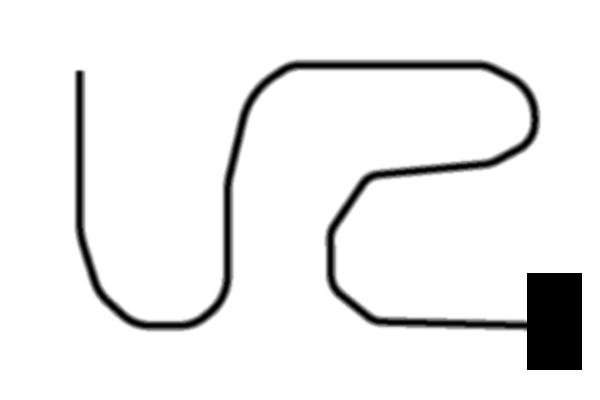
#> input picture course.png, 600 x 400 px
$ python Line_car_simu2_2.py
#> lines starting #> are read from the running program, lines starting #| are printed output that depends on the picture; after the words box and inside, x2 and y2 are one past the last pixel; in counts of white or black regions, pixels touching at a corner belong together
### robot_setting_information.py
import math,numpy as np

def sensor_position(robot_x,robot_y,robot_size,theta):
    sensor1_x = int(robot_x + (robot_size/2)*math.cos(math.radians(theta + 60)))
    sensor1_y = int(robot_y + (robot_size/2)*math.sin(math.radians(theta + 60)))
    sensor2_x = int(robot_x + (robot_size/2)*math.cos(math.radians(theta - 60)))
    sensor2_y = int(robot_y + (robot_size/2)*math.sin(math.radians(theta - 60)))
    return sensor1_x,sensor1_y,sensor2_x,sensor2_y

# [5 lines left out: function robot_position, not called in this run]

### Line_car_simu2_2.py
import cv2,math,numpy as np
import matplotlib.pyplot as plt
from time import sleep
from robot_setting_information import sensor_position, robot_position

# ####################### Initialization #######################
# Starting position of the robot
robot_x = 80
robot_y = 70
robot_size = 20
theta = 90  # Initial angle of the robot (90 degrees = pointing upward)

# Calculate initial positions of left and right sensors
sensor1_x , sensor1_y, sensor2_x, sensor2_y = sensor_position(robot_x,robot_y,robot_size,theta)

# Robot motion parameters #######################
speed = 10        # Forward speed of the robot
threshold = 150   # Brightness threshold for line detection
sampling = 0.05   # Time step between iterations
zero_count = 0    # Counter for detecting when robot goes off course

# Proportional control parameters
Kp = 0.3  # Proportional gain - higher values make steering more aggressive

# Control function that calculates steering based on sensor difference
def robot_action(control_deviation):
    # Calculate steering angle using proportional control
    # Positive deviation turns right, negative turns left
    steer = Kp * control_deviation
    return steer

# Main simulation loop #######################
t = 0  # Time counter
savedata = [0,0,0,0]  # Initialize data storage [time, sensor1, sensor2, deviation]
course_image = cv2.imread('course.png',flags=cv2.IMREAD_GRAYSCALE)
#> course_image is the input picture: shape (400, 600); min 0, max 255, mean 237.8

while True:
    # Read course image and get sensor values
    img = cv2.imread("course.png",flags=cv2.IMREAD_GRAYSCALE)
    sensor1_value = int(img[sensor1_y, sensor1_x]) #left sensor value (0-255)
#> sensor1_value = 255
    sensor2_value = int(img[sensor2_y, sensor2_x]) #right sensor value (0-255)
#> sensor2_value = 255

    # Calculate difference between sensors for steering
    control_deviation = int(sensor2_value) - int(sensor1_value)
#> control_deviation = 0

    # Record current state
    sd = [t, sensor1_value, sensor2_value, control_deviation]
#> sd = [0, 255, 255, 0]
    savedata = np.vstack([savedata, sd])
#> savedata = [[0, 0, 0, 0], [0, 255, 255, 0]]

    # Draw robot and sensors on the image
    cv2.circle(img, (int(robot_x), int(robot_y)), robot_size, color = 180, thickness = -1)  # Robot body
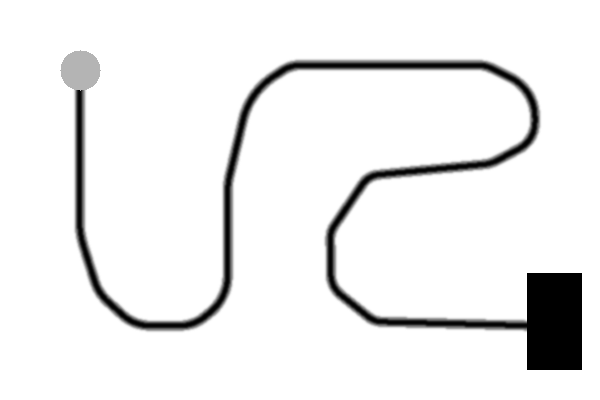
#> img: shape (400, 600); 0.52% of pixels changed, all inside (x1, y1, x2, y2) = (60, 50, 101, 91)
    cv2.circle(img,(sensor1_x, sensor1_y),4, 30,-1)  # Left sensor
#> img: shape (400, 600); 0.02% of pixels changed, all inside (x1, y1, x2, y2) = (67, 71, 76, 80)
    cv2.circle(img,(sensor2_x, sensor2_y),4, 30,-1)  # Right sensor
#> img: shape (400, 600); min 0, max 255, mean 237.5
    cv2.imshow("LineTrace",img)

    # Check for ESC key to exit
    if cv2.waitKey(10) == 27:
#> (key Esc is pressed here)
        cv2.destroyAllWindows()
        break

    # Check if robot has gone off the line (both sensors read black)
    if sensor1_value == 0 and sensor2_value == 0:
        print("Time:",round(t,1))
        cv2.destroyAllWindows()
        break

    # Calculate steering and update robot position
    steer = robot_action(control_deviation)
    robot_x, robot_y, theta = robot_position(robot_x, robot_y, speed, theta, steer)
    sensor1_x, sensor1_y, sensor2_x, sensor2_y = sensor_position(robot_x, robot_y, robot_size, theta)
    t += sampling

# Save and plot results #######################
print('Simulation Ended')
savedata = savedata[1::,:]  # Remove initial placeholder row
#> savedata = [[0, 255, 255, 0]]

# Save data to CSV file with parameters in filename #######################
savedata_name = "P_control_result(sumpling = " + str(sampling) + " velocity =" + str(speed) + " Kp =" + str(Kp) + ").csv"
np.savetxt(savedata_name, savedata, delimiter=',')

# Plot the control deviation over time #######################
time_data = savedata[:,0]
#> time_data = [0]
deviation_data = savedata[:,3]
#> deviation_data = [0]

fig = plt.figure()
plt.plot(time_data,deviation_data)
plt.ylim([-200,200])

# Save and display the plot #######################
savedata_name = "Kp = " + str(Kp) + ".png"
fig.savefig(savedata_name)
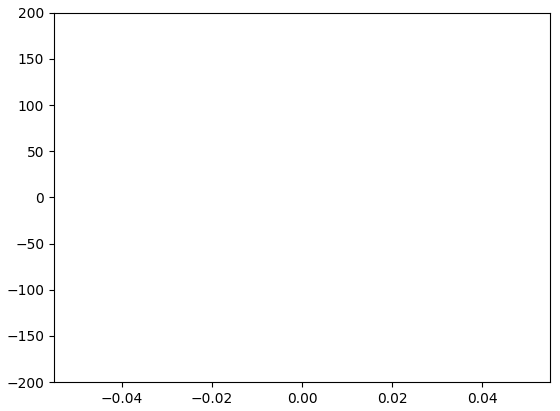
#> figure drawn by matplotlib, 1 panel
plt.show()

$ run again, with Kp=0.3.png copied over course.png
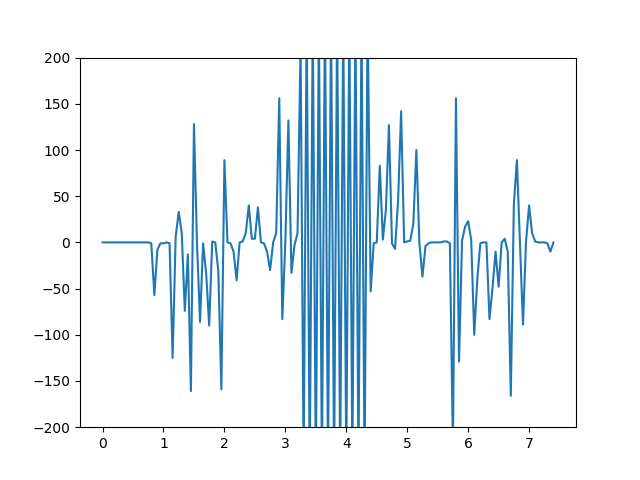
#> input picture Kp=0.3.png, 640 x 480 px
#> `course_image = cv2.imread('course.png',flags=cv2.IMREAD_GRAYSCALE)`:
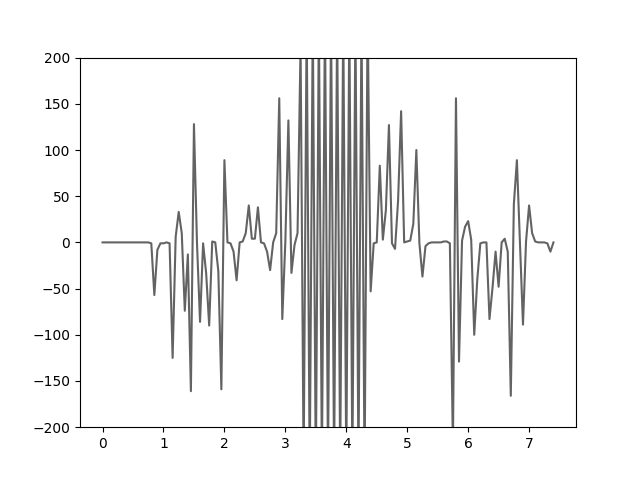
#> course_image: shape (480, 640); min 0, max 255, mean 238.7
#> sensor1_value = 255
#> control_deviation = 0
#> sd = [0, 255, 255, 0]
#> `savedata = np.vstack([savedata, sd])`: savedata = [[0, 0, 0, 0], [0, 255, 255, 0]]
#> `cv2.circle(img, (int(robot_x), int(robot_y)), robot_size, color = 180,..`:
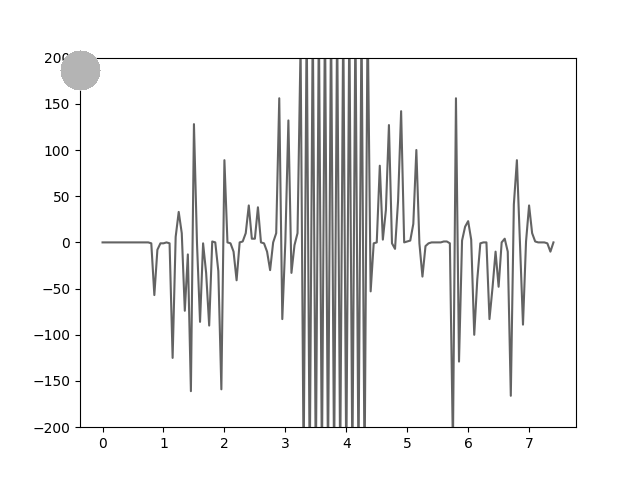
#> img: shape (480, 640); 0.41% of pixels changed, all inside (x1, y1, x2, y2) = (60, 50, 101, 91)
#> `savedata = savedata[1::,:]`: savedata = [[0, 255, 255, 0]]
#> time_data = [0]

$ run again, with ON_OFF比例制御.png copied over course.png
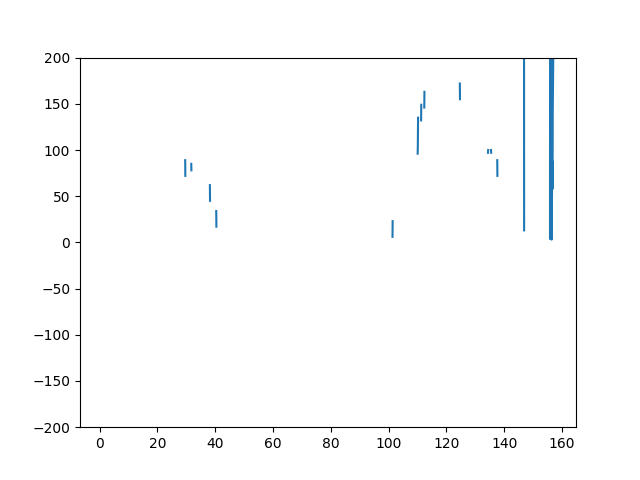
#> input picture ON_OFF比例制御.png, 640 x 480 px
#> sensor1_value = 255
#> control_deviation = 0
#> sd = [0, 255, 255, 0]
#> `savedata = np.vstack([savedata, sd])`: savedata = [[0, 0, 0, 0], [0, 255, 255, 0]]
#> `cv2.circle(img, (int(robot_x), int(robot_y)), robot_size, color = 180,..`:
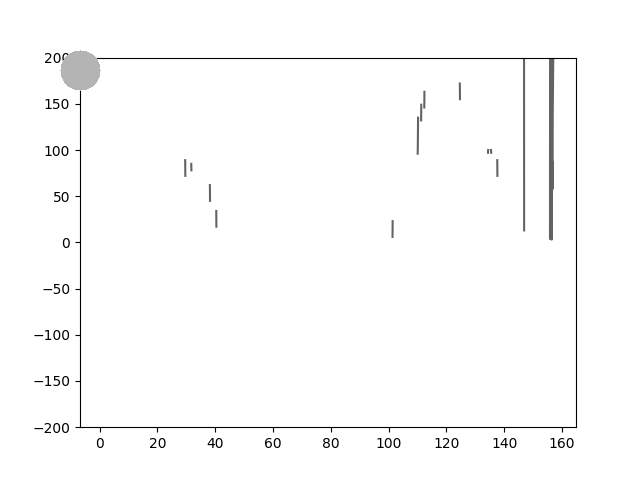
#> img: shape (480, 640); min 0, max 255, mean 251.2
#> `savedata = savedata[1::,:]`: savedata = [[0, 255, 255, 0]]
#> time_data = [0]
